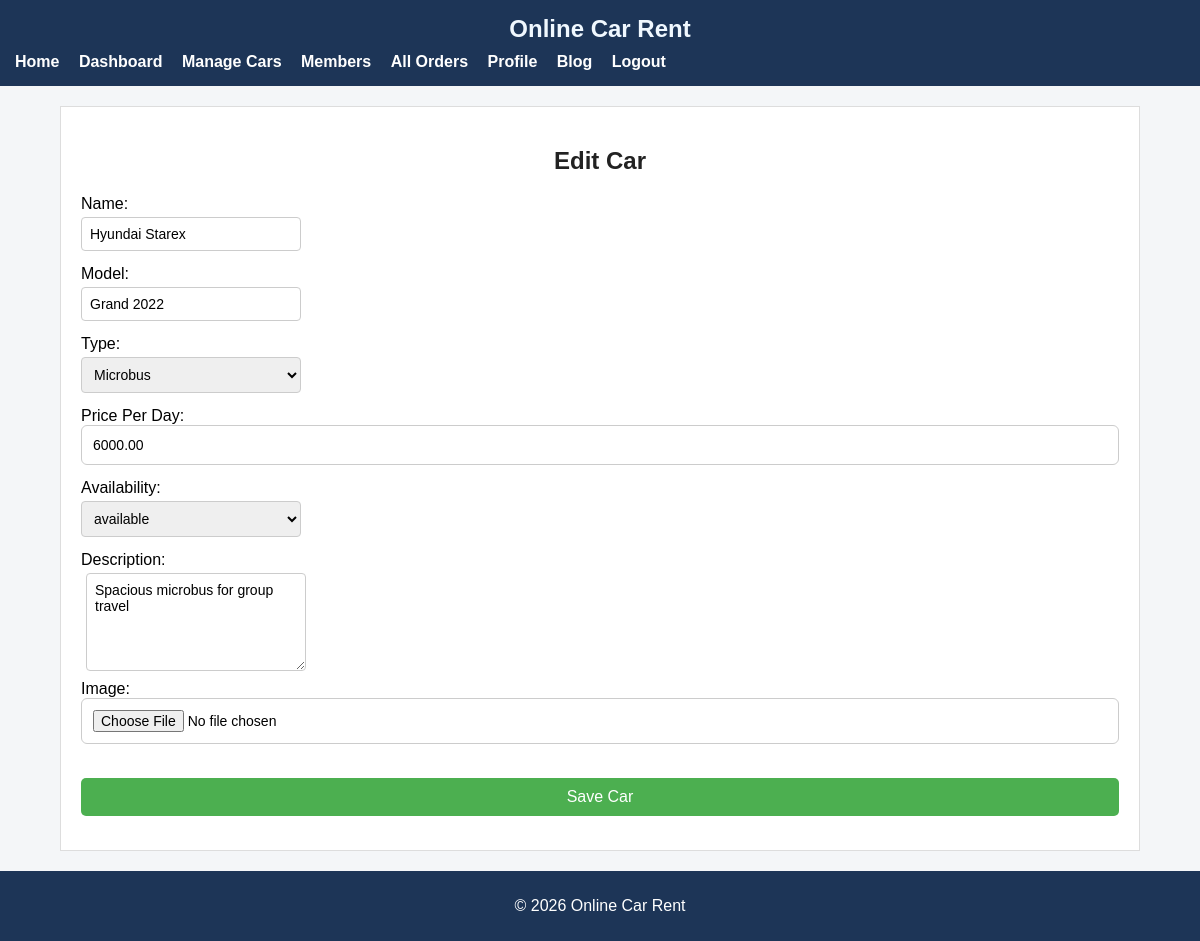
Screenshot of /views/car_form.php?id=2 (signed in) with the database file from the repository.
### tables this page shows
CREATE TABLE `cars` (
  `id`                  INT(11)        NOT NULL AUTO_INCREMENT,
  `name`                VARCHAR(100)   NOT NULL,
  `model`               VARCHAR(100)   NOT NULL,
  `type`                VARCHAR(50)    NOT NULL
                          COMMENT 'Private car | Microbus | Pick-up | SUV | Luxury car',
  `price_per_day`       DECIMAL(10,2)  NOT NULL,
  `availability_status` ENUM('available','unavailable') NOT NULL DEFAULT 'available',
  `image_path`          VARCHAR(255)   DEFAULT NULL,
  `description`         TEXT           DEFAULT NULL,
  `created_at`          TIMESTAMP      NOT NULL DEFAULT CURRENT_TIMESTAMP,
  PRIMARY KEY (`id`)
);

### models/carModel.php (called while the page is built, shortened)
<?php
function getCarById($id){
    $con = getConnection();
    $sql = "select * from cars where id=?";
    $stmt = mysqli_prepare($con, $sql);
    mysqli_stmt_bind_param($stmt, "i", $id);
    mysqli_stmt_execute($stmt);
    return mysqli_stmt_get_result($stmt);
}
?>

### views/car_form.php (the view, shortened to what this page needs)
<?php
    require_once __DIR__ . '/../models/carModel.php';
    include('header.php');
    $id = $_GET['id']??'';
    $car = ['id'=>'',
            'name'=>'',
            'model'=>'',
            'type'=>'Private car',
            'price_per_day'=>'',
            'availability_status'=>'available',
            'image_path'=>'',
            'description'=>''];
    if($id != ''){
        $result = getCarById($id);
        if(mysqli_num_rows($result) == 1){
             $car = mysqli_fetch_assoc($result);
        }
    }
?>
<div class="container">
    <h2><?php if($id=='') {echo 'Add Car';} else {echo 'Edit Car';} ?></h2>
    <form action="../controllers/carController.php" method="post" enctype="multipart/form-data" onsubmit="return carValidation()">
        Name:<br>
        <input type="text" name="name" id="name" value="<?php echo htmlspecialchars($car['name']); ?>"><br>
        Model:<br>
        <input type="text" name="model" id="model" value="<?php echo htmlspecialchars($car['model']); ?>"><br>
        Type:<br>
        <select name="type">
            <option value="Microbus" <?php if($car['type']=='Microbus'){echo 'selected';}?>>Microbus</option>
        </select><br>
        Price Per Day:<br>
        <input type="number" step="0.01" name="price_per_day" id="price_per_day" value="<?php echo htmlspecialchars($car['price_per_day']); ?>"><br>
        Availability:<br>
        <select name="availability_status">
            <option value="available" <?php if($car['availability_status']=='available'){echo 'selected';}?>>available</option>
        </select><br>
        Description:<br>
        <textarea name="description" id="description" rows="5"><?php echo htmlspecialchars($car['description']); ?></textarea><br>
        Image:<br><input type="file" name="image"><br>
        <input type="submit" name="save_car" value="Save Car">
    </form>
</div>
<?php include('footer.php'); ?>

### assets/style.css (style rules this page uses)
* { box-sizing: border-box; font-family: Arial, sans-serif; }
body { margin: 0; min-height: 100vh; background: #f4f6f8; display: flex; flex-direction: column; }
h2 { text-align: center; margin-bottom: 20px; color: #222; }
input, select { width: 100%; padding: 11px; margin-bottom: 14px; border: 1px solid #ccc; border-radius: 6px; font-size: 14px; }
.container { width: 90%; margin: 20px auto; background: white; padding: 20px; min-height: 450px; border: 1px solid #ddd; }
textarea { padding: 8px; margin: 5px; width: 260px; }
input[type="date"], input[type="text"], input[type="email"], input[type="password"], select, textarea { padding: 8px; width: 220px; margin-top: 4px; border: 1px solid #ccc; border-radius: 4px; font-size: 14px; }
input[type="submit"] { margin-top: 20px; padding: 10px 25px; background: #4caf50; color: #fff; border: none; border-radius: 5px; font-size: 16px; cursor: pointer; }

### rows the page displays
cars: name "Hyundai Starex", model "Grand 2022", type "Microbus", price_per_day "6000.00", availability_status "available", description "Spacious microbus for group travel"
